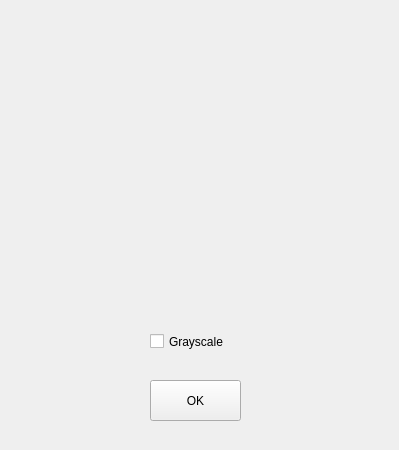
<?xml version="1.0" encoding="UTF-8"?>
<ui version="4.0">
 <class>FormGrayscale</class>
 <widget class="QWidget" name="FormGrayscale">
  <property name="geometry">
   <rect>
    <x>0</x>
    <y>0</y>
    <width>399</width>
    <height>450</height>
   </rect>
  </property>
  <property name="windowTitle">
   <string>Grayscale</string>
  </property>
  <widget class="QPushButton" name="pushButton">
   <property name="geometry">
    <rect>
     <x>150</x>
     <y>380</y>
     <width>91</width>
     <height>41</height>
    </rect>
   </property>
   <property name="text">
    <string>OK</string>
   </property>
  </widget>
  <widget class="QLabel" name="label_img">
   <property name="geometry">
    <rect>
     <x>70</x>
     <y>30</y>
     <width>261</width>
     <height>271</height>
    </rect>
   </property>
   <property name="text">
    <string/>
   </property>
   <property name="pixmap">
    <pixmap>img.png</pixmap>
   </property>
  </widget>
  <widget class="QCheckBox" name="checkBox">
   <property name="geometry">
    <rect>
     <x>150</x>
     <y>330</y>
     <width>92</width>
     <height>23</height>
    </rect>
   </property>
   <property name="text">
    <string>Grayscale</string>
   </property>
  </widget>
 </widget>
 <resources/>
 <connections/>
</ui>
